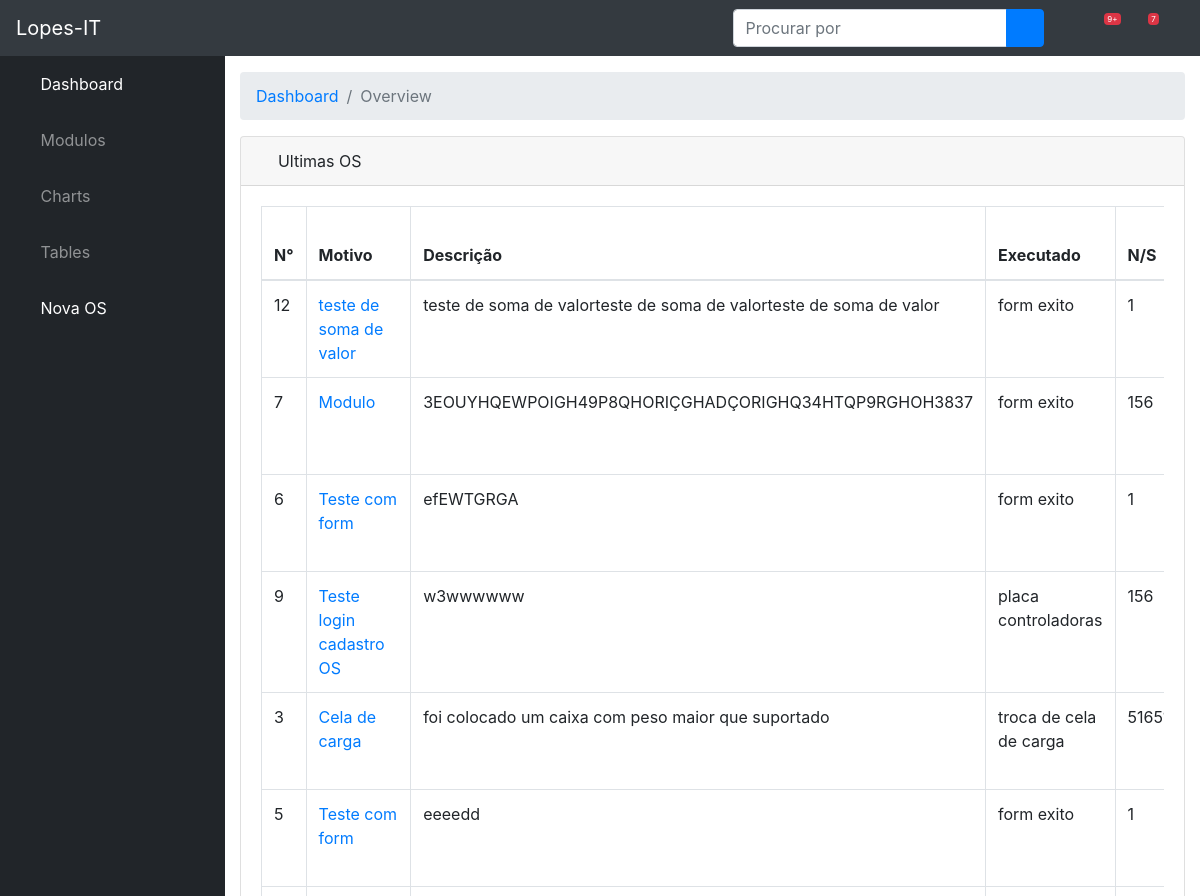
Before: /os/ (signed in, upper part) with the older database file.
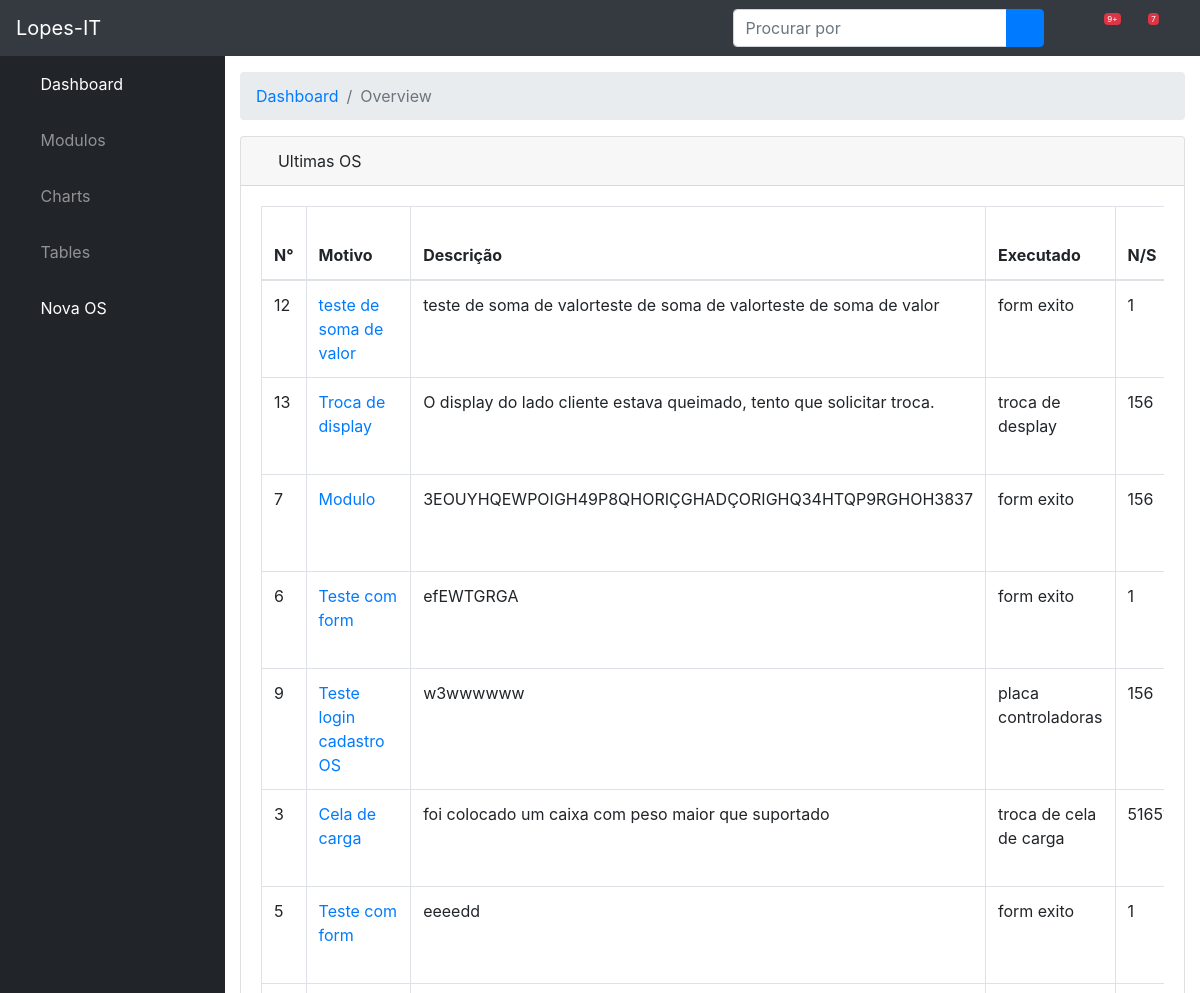
After: the same page with the newer database file.
### patrimonial/models.py (models this page shows, shortened)
class Os(models.Model):
    motivo = models.CharField(max_length=30)
    ns = models.ForeignKey(Equipamento, on_delete=models.CASCADE)
    dt_saida = models.DateField('Data de Saida')
    dt_retorno = models.DateField('Data de Retorno', null=True, blank=True)
    descricao = models.TextField(max_length=200)
    servico_executado = models.CharField(max_length=50)
    resposavel_interno = models.CharField(max_length=50)
    resposavel_empresa = models.CharField(max_length=50)
    valor_servico = models.IntegerField()
    empresa = models.ForeignKey(Prestador_servico, on_delete=models.CASCADE)

class Equipamento(models.Model):
    descricao = models.CharField('Descrição',max_length=50)
    numero_serie = models.CharField('Numero de Serie', max_length=30)
    marca = models.ForeignKey(Marca, on_delete=models.CASCADE)
    modelo = models.ForeignKey(Modelo, on_delete=models.CASCADE)
    def __str__(self):
        return self.numero_serie

### patrimonial/views.py (the view)
# urls.py: path('os/', os, name='os'),
@login_required
def os(request):
    os = Os.objects.order_by('dt_saida').all()
    return render(request, 'os.html', locals())

### patrimonial/models.py (called while the page is built)
    def __str__(self):
        return self.razao_social

### templates/os.html (shortened to what this page needs)
<!DOCTYPE html>
{% extends 'base.html' %}
{% load static %}
{% block conteudo %}
        <div class="card mb-3">
          <div class="card-header">
            <i class="fas fa-table"></i>
            Ultimas OS</div>
          <div class="card-body">
            <div class="table-responsive">
              <table class="table table-bordered" id="dataTable" width="100%" cellspacing="0" >
                <thead>
                  <tr>
                    <th>N°</th>
                    <th>Motivo</th>
                    <th>Descrição</th>
                    <th>Executado</th>
                    <th>N/S</th>
                  </tr>
                </thead>
                <tbody>
                {% for i in os %}
                <tr>
                    <td>{{ i.id }}</td>
                    <td>
                        <a href="{% url 'analitc_os' i.id %}">
                            {{ i.motivo }}
                        </a>
                    </td>
                    <td>{{ i.descricao }}</td>
                    <td>{{ i.servico_executado }}</td>
                    <td>{{ i.ns }}</td>
                  </tr>
                {% endfor %}
{% endblock %}

Changed rows visible on the page:
added Os: id "13", motivo "Troca de display", descricao "O display do lado cliente estava queimado, tento que solicitar troca.", servico_executado "troca de desplay", ns "156"
